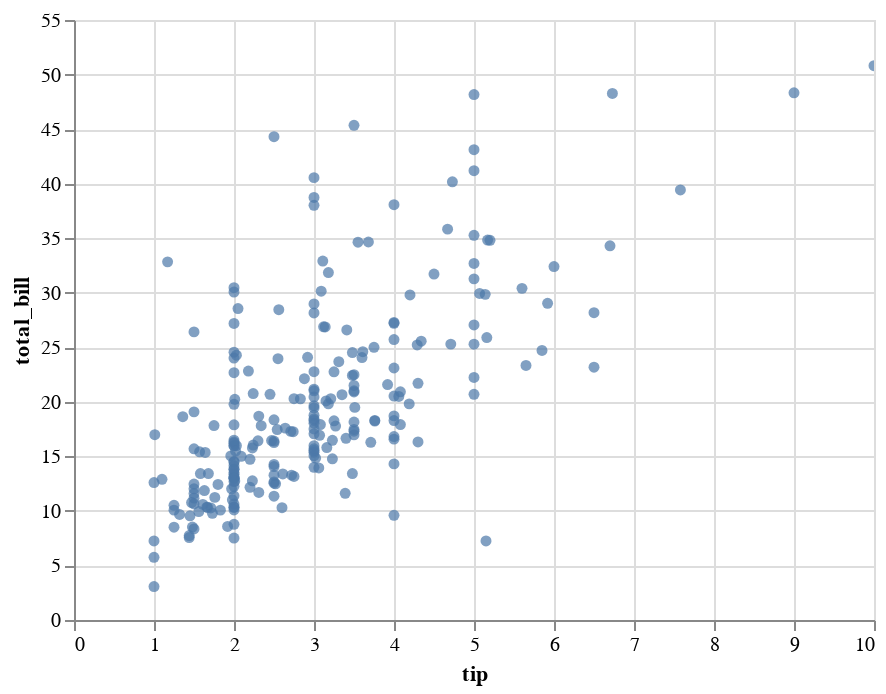

Write notebook code for a chart like this one.
### Code cell
palt.scatter('tip', 'total_bill', data=tips).interactive()

### Figure 1 — Vega-Lite specification as saved in the notebook (floating-point values rounded to 4 significant figures; data arrays with more than 128 entries replaced by an {"elided": "..."} marker saying what was removed)
{"$schema": "https://vega.github.io/schema/vega-lite/v2.4.1.json", "config": {"range": {"category": ["rgba(31,119,180,1)", "rgba(255,127,14,1)", "rgba(44,160,44,1)", "rgba(214,39,40,1)", "rgba(148,103,189,1)", "rgba(140,86,75,1)", "rgba(227,119,194,1)", "rgba(127,127,127,1)", "rgba(188,189,34,1)", "rgba(23,190,207,1)"]}, "view": {"height": 300, "width": 400}}, "data": {"values": {"elided": "244 records"}}, "encoding": {"x": {"axis": {"title": "tip"}, "field": "tip", "type": "quantitative"}, "y": {"axis": {"title": "total_bill"}, "field": "total_bill", "type": "quantitative"}}, "mark": {"filled": true, "type": "point"}, "selection": {"selector001": {"bind": "scales", "encodings": ["x", "y"], "mark": {"fill": "#333", "fillOpacity": 0.125, "stroke": "white"}, "on": "[mousedown, window:mouseup] > window:mousemove!", "resolve": "global", "translate": "[mousedown, window:mouseup] > window:mousemove!", "type": "interval", "zoom": "wheel!"}}}
